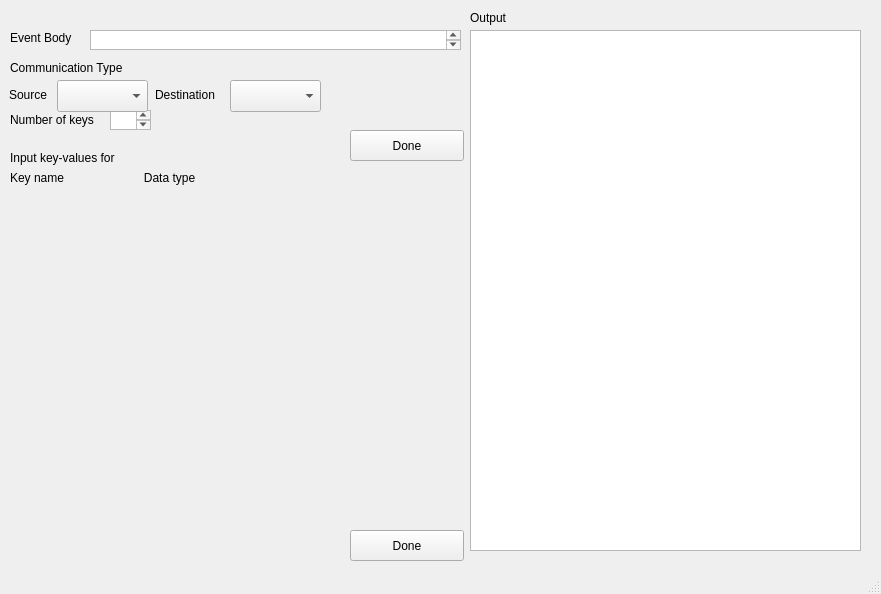
<?xml version="1.0" encoding="UTF-8"?>
<ui version="4.0">
 <class>MainWindow</class>
 <widget class="QMainWindow" name="MainWindow">
  <property name="geometry">
   <rect>
    <x>0</x>
    <y>0</y>
    <width>881</width>
    <height>594</height>
   </rect>
  </property>
  <property name="windowTitle">
   <string>IAC Message Generator</string>
  </property>
  <widget class="QWidget" name="centralWidget">
   <widget class="QWidget" name="layoutWidget">
    <property name="geometry">
     <rect>
      <x>150</x>
      <y>60</y>
      <width>308</width>
      <height>20</height>
     </rect>
    </property>
    <layout class="QHBoxLayout" name="horizontalLayout">
     <item>
      <widget class="QRadioButton" name="radioButton">
       <property name="text">
        <string>1:1</string>
       </property>
      </widget>
     </item>
     <item>
      <widget class="QRadioButton" name="radioButton_2">
       <property name="text">
        <string>1:N</string>
       </property>
      </widget>
     </item>
     <item>
      <widget class="QRadioButton" name="radioButton_3">
       <property name="text">
        <string>N:1</string>
       </property>
      </widget>
     </item>
     <item>
      <widget class="QRadioButton" name="radioButton_4">
       <property name="text">
        <string>N:N</string>
       </property>
      </widget>
     </item>
     <item>
      <widget class="QRadioButton" name="radioButton_5">
       <property name="text">
        <string>Broadcast</string>
       </property>
      </widget>
     </item>
    </layout>
   </widget>
   <widget class="QLabel" name="label_2">
    <property name="geometry">
     <rect>
      <x>10</x>
      <y>60</y>
      <width>131</width>
      <height>16</height>
     </rect>
    </property>
    <property name="text">
     <string>Communication Type</string>
    </property>
   </widget>
   <widget class="QLabel" name="label_3">
    <property name="geometry">
     <rect>
      <x>10</x>
      <y>30</y>
      <width>70</width>
      <height>16</height>
     </rect>
    </property>
    <property name="text">
     <string>Event Body</string>
    </property>
   </widget>
   <widget class="QTextEdit" name="textEdit">
    <property name="geometry">
     <rect>
      <x>90</x>
      <y>30</y>
      <width>371</width>
      <height>20</height>
     </rect>
    </property>
   </widget>
   <widget class="QPlainTextEdit" name="plainTextEdit">
    <property name="geometry">
     <rect>
      <x>470</x>
      <y>30</y>
      <width>391</width>
      <height>521</height>
     </rect>
    </property>
   </widget>
   <widget class="QLabel" name="label_6">
    <property name="geometry">
     <rect>
      <x>470</x>
      <y>10</y>
      <width>51</width>
      <height>16</height>
     </rect>
    </property>
    <property name="text">
     <string>Output</string>
    </property>
   </widget>
   <widget class="QLabel" name="label_8">
    <property name="geometry">
     <rect>
      <x>10</x>
      <y>150</y>
      <width>131</width>
      <height>16</height>
     </rect>
    </property>
    <property name="text">
     <string>Input key-values for</string>
    </property>
   </widget>
   <widget class="QPushButton" name="pushButton_2">
    <property name="geometry">
     <rect>
      <x>350</x>
      <y>530</y>
      <width>114</width>
      <height>31</height>
     </rect>
    </property>
    <property name="text">
     <string>Done</string>
    </property>
   </widget>
   <widget class="QPushButton" name="pushButton">
    <property name="geometry">
     <rect>
      <x>350</x>
      <y>130</y>
      <width>114</width>
      <height>31</height>
     </rect>
    </property>
    <property name="text">
     <string>Done</string>
    </property>
   </widget>
   <widget class="QLabel" name="label_9">
    <property name="geometry">
     <rect>
      <x>140</x>
      <y>150</y>
      <width>321</width>
      <height>16</height>
     </rect>
    </property>
    <property name="text">
     <string/>
    </property>
   </widget>
   <widget class="QWidget" name="verticalLayoutWidget">
    <property name="geometry">
     <rect>
      <x>10</x>
      <y>190</y>
      <width>251</width>
      <height>361</height>
     </rect>
    </property>
    <layout class="QVBoxLayout" name="verticalLayout"/>
   </widget>
   <widget class="QLabel" name="label_7">
    <property name="geometry">
     <rect>
      <x>10</x>
      <y>110</y>
      <width>97</width>
      <height>19</height>
     </rect>
    </property>
    <property name="text">
     <string>Number of keys</string>
    </property>
   </widget>
   <widget class="QTextEdit" name="textEdit_4">
    <property name="geometry">
     <rect>
      <x>110</x>
      <y>110</y>
      <width>41</width>
      <height>20</height>
     </rect>
    </property>
   </widget>
   <widget class="QLabel" name="label_5">
    <property name="geometry">
     <rect>
      <x>155</x>
      <y>82</y>
      <width>70</width>
      <height>26</height>
     </rect>
    </property>
    <property name="text">
     <string>Destination</string>
    </property>
   </widget>
   <widget class="QComboBox" name="comboBox">
    <property name="geometry">
     <rect>
      <x>57</x>
      <y>80</y>
      <width>91</width>
      <height>32</height>
     </rect>
    </property>
   </widget>
   <widget class="QLabel" name="label_4">
    <property name="geometry">
     <rect>
      <x>9</x>
      <y>82</y>
      <width>43</width>
      <height>26</height>
     </rect>
    </property>
    <property name="text">
     <string>Source</string>
    </property>
   </widget>
   <widget class="QComboBox" name="comboBox_2">
    <property name="geometry">
     <rect>
      <x>230</x>
      <y>80</y>
      <width>91</width>
      <height>32</height>
     </rect>
    </property>
   </widget>
   <widget class="QLabel" name="label_10">
    <property name="geometry">
     <rect>
      <x>10</x>
      <y>170</y>
      <width>231</width>
      <height>16</height>
     </rect>
    </property>
    <property name="text">
     <string>Key name                        Data type</string>
    </property>
   </widget>
  </widget>
  <widget class="QStatusBar" name="statusBar"/>
 </widget>
 <layoutdefault spacing="6" margin="11"/>
 <resources/>
 <connections/>
</ui>
